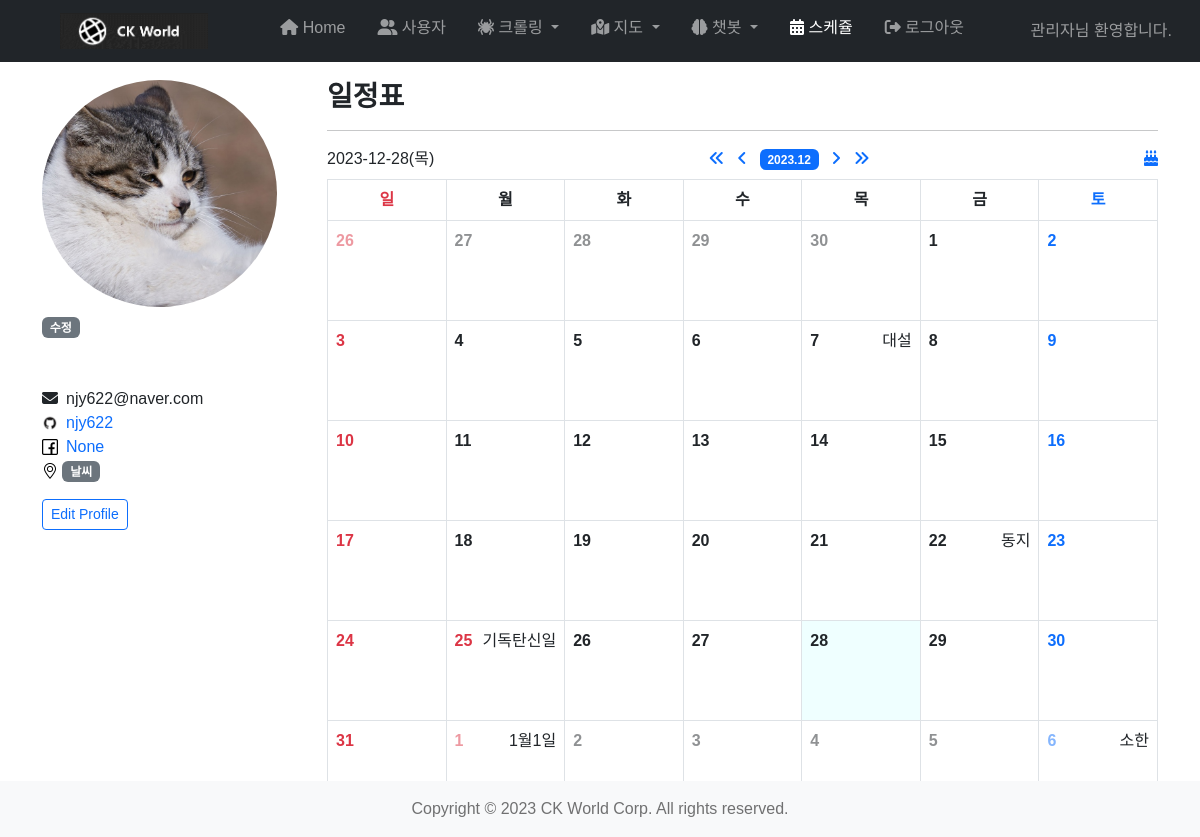
Page /schedule/calendar/this (signed in) on the committed database.
### tables this page shows
CREATE TABLE anniversary (
       aid integer primary key autoincrement,
       aname text not null,
       adate text not null,
       is_holiday int not null,
       uid text not null
);

### bp/schedule.py (the view)
@schdedule_bp.route('/calendar/<arrow>')
def calendar_func(arrow):
    today = date.today()
    date_name = '월 화 수 목 금 토 일'.split()[today.weekday()]
    year = today.year
    month = today.month
    today = f'{year}-{month:02d}-{today.day:02d}({date_name})'
    try:
        _ = session['uid']
    except:
        flash('로그인을 먼저 하세요.')
        return redirect('/user/login')
    try:
        _ = session['year']
        year = int(session['year'])
        month = int(session['month'])
    except:
        pass
    if arrow == 'left':
        month -= 1
        if month == 0:
            year, month = year - 1, 12
    elif arrow == 'right':
        month += 1
        if month == 13:
            year, month = year + 1, 1
    elif arrow == 'left2':
        year -= 1
    elif arrow == 'right2':
        year += 1
    session['year'] = str(year)
    session['month'] = str(month)
    first_day = date(year, month, 1)
    first_date = first_day.weekday()
    last_day = calendar.monthrange(year, month)[1]
    last_date = date(year, month, last_day).weekday()
    schedule_month = []
    number_of_weeks = 0
    week = []
    if first_date != 6:
        prev_sunday = first_day - timedelta(days=(first_date+1)%7)
        for i in range(first_date+1):
            oneday = prev_sunday + timedelta(days=i)
            week.append(su.gen_schday(oneday, month, session['uid']))
    for k, i in enumerate(range((first_date + 1) % 7, 7)):
        oneday = date(year, month, k+1)
        week.append(su.gen_schday(oneday, month, session['uid']))
    schedule_month.append(week)
    number_of_weeks += 1
    day = 8 - (first_date+1) % 7
    duration = last_day - day + 1
    count = duration // 7
    for i in range(count):
        week = []
        for k in range(7):
            oneday = date(year, month, i*7+k+day)
            week.append(su.gen_schday(oneday, month, session['uid']))
        schedule_month.append(week)
    number_of_weeks += count
    if count * 7 + day <= last_day:
        start_day = count * 7 + day
        week = []
        for i in range(7):
            oneday = date(year, month, start_day) + timedelta(days=i)
            week.append(su.gen_schday(oneday, month, session['uid']))
        schedule_month.append(week)
        number_of_weeks += 1
    time_list = su.gen_time()
    return render_template('schedule/calendar.html', menu=menu,
                           today=today, year=year, month=f'{month:02d}', timeList=time_list,
                           schedule_month=schedule_month, number_of_weeks=number_of_weeks)

### db_sqlite/anniversary_dao.py (called while the page is built)
def get_anniv_list(sdate, edate, uid):
    conn = sq.connect('./db_sqlite/test.db')
    cur = conn.cursor()
    if uid == 'adamin':
        sql = 'select * from anniversary where adate between ? and ? and uid=?'
    else:
        sql = "select * from anniversary where adate between ? and ? and (uid = 'admin' or uid=?)"
    cur.execute(sql, (sdate, edate, uid))
    rows = cur.fetchall()
    cur.close()
    conn.close()
    return rows

### db_sqlite/schedule_dao.py (called while the page is built)
def get_sched_list(params):
    conn = sq.connect('./db_sqlite/test.db')
    cur = conn.cursor()
    sql = 'select * from schedule where uid=? and sdate=? order by start_time'
    cur.execute(sql, params)        # (uid, sdate)
    rows = cur.fetchall()
    cur.close()
    conn.close()
    return rows

### util/sched_util.py (called while the page is built)
def gen_schday(d, session_month, session_uid):
    schday = {}
    schday['day'] = d.day      # 1 ~ 31
    schday['webDate'] = (d.weekday() + 1) % 7
    anniv_list = adao.get_anniv_list(d.strftime('%Y%m%d'), d.strftime('%Y%m%d'), session_uid)
    schday['isHoliday'] = 0
    for anniv in anniv_list:
        if anniv[3] == 1:
            schday['isHoliday'] = 1
            break
    schday['isOtherMonth'] = 1 if d.month != session_month else 0
    schday['sdate'] = d.strftime('%Y%m%d')
    schday['annivList'] = anniv_list
    sched_list = sdao.get_sched_list((session_uid, d.strftime('%Y%m%d')))
    schday['schedList'] = sched_list
    return schday

def gen_time():
    time_list = []
    for hour in range(0, 24):
        for minute in [0, 30]:
            time_list.append(f'{hour:02d}:{minute:02d}')
    return time_list

### templates/schedule/calendar.html (shortened to what this page needs)
{% extends "base.html" %}
{% block subtitle %}일정표{% endblock %}
{% block content %}
    <div class="d-flex justify-content-between">
        <div>{{today}}</div>
        <div>
            <a href="/schedule/calendar/left2"><i class="fa-solid fa-angles-left"></i></a>
            <a href="/schedule/calendar/left"><i class="fa-solid fa-angle-left ms-2"></i></a>
            <span class="badge bg-primary mx-2">{{year}}.{{month}}</span>
            <a href="/schedule/calendar/right"><i class="fa-solid fa-angle-right me-2"></i></a>
            <a href="/schedule/calendar/right2"><i class="fa-solid fa-angles-right"></i></a>
        </div>
        <div>
            <a href="#" onclick="addAnniversary()"><i class="fa-solid fa-cake-candles"></i></a>
        </div>
    </div>
    <table class="table table-bordered mt-2">
        <tr>
            <th class="text-danger">일</th>
            <th>월</th><th>화</th><th>수</th><th>목</th><th>금</th>
            <th class="text-primary">토</th>
        </tr>
        {% for week in schedule_month %}
        <tr>
            {% for day in week %}
            <td style="height: {{600/number_of_weeks}}px;{% if today.replace('-','')[:8] == day.sdate %}background-color: #efffff;{% endif %}"
			 onclick="cellClick({{day.sdate}})">
                <div class="d-flex justify-content-between">
                {% if day.isOtherMonth == 1 %}
                    {% if day.webDate == 0 or day.isHoliday == 1 %}
                        <div class="text-danger" style="opacity: 0.5;"><strong>{{day.day}}</strong></div>
                    {% else %}
                        {% if day.webDate == 6 %}
                            <div class="text-primary" style="opacity: 0.5;"><strong>{{day.day}}</strong></div>
                        {% else %}
                            <div style="opacity: 0.5;"><strong>{{day.day}}</strong></div>
                        {% endif %}
                    {% endif %}
                {% else %}
                    {% if day.webDate == 0 or day.isHoliday == 1 %}
                        <div class="text-danger"><strong>{{day.day}}</strong></div>
                    {% else %}
                        {% if day.webDate == 6 %}
                            <div class="text-primary"><strong>{{day.day}}</strong></div>
                        {% else %}
                            <div><strong>{{day.day}}</strong></div>
                        {% endif %}
                    {% endif %}
                {% endif %}
                    <div>
                    {% for anniv in day.annivList %}
                        <span onclick="annivClick({{anniv[0]}})">{{anniv[1]}}</span>
                    {% endfor %}
                    </div>
                </div>
            </td>
            {% endfor %}
        </tr>
        {% endfor %}
    </table>
{% endblock %}

### templates/base.html (shortened to what this page needs)
<!DOCTYPE html>
<html lang="ko">
<head>
    <link href="https://cdn.jsdelivr.net/npm/bootstrap@5.2.3/dist/css/bootstrap.min.css" rel="stylesheet">
</head>
<body>
    <nav class="navbar navbar-expand-sm bg-dark navbar-dark fixed-top">
        <div class="container-fluid">
            <ul class="navbar-nav">
                <a class="navbar-brand mx-5" href="#"><img src="{{url_for('static', filename='data/ck-logo.png')}}" height="36"></a>
                <li class="nav-item ms-3">
                    <a class="nav-link {% if menu.ho %}active{% endif %}" href="{% if menu.ho %}#{% else %}/{% endif %}"><i class="fas fa-home"></i> Home</a>
                </li>
                <li class="nav-item ms-3">
                    <a class="nav-link {% if menu.us %}active{% endif %}" href="/user"><i class="fas fa-user-friends"></i> 사용자</a>
                </li>
                <li class="nav-item dropdown ms-3">
                    <a class="nav-link dropdown-toggle {% if menu.cr %}active{% endif %}" href="#" data-bs-toggle="dropdown">
                        <i class="fa-solid fa-spider"></i> 크롤링
                    </a>
                </li>
                <li class="nav-item dropdown ms-3">
                    <a class="nav-link dropdown-toggle {% if menu.ma %}active{% endif %}" href="#" data-bs-toggle="dropdown">
                        <i class="fa-solid fa-map-location-dot"></i> 지도
                    </a>
                </li>
                <li class="nav-item dropdown ms-3">
                    <a class="nav-link dropdown-toggle {% if menu.cb %}active{% endif %}" href="#" data-bs-toggle="dropdown">
                        <i class="fa-solid fa-brain"></i> 챗봇
                    </a>
                </li>
                <li class="nav-item ms-3">
                    <a class="nav-link {% if menu.sc %}active{% endif %}" href="{% if menu.sc %}#{% else %}/schedule/calendar/this{% endif %}"><i class="fa-solid fa-calendar-days"></i> 스케쥴</a>
                </li>
                <li class="nav-item ms-3">
                    {% if session['uid'] %}
                        <a class="nav-link" href="/user/logout"><i class="fas fa-sign-out-alt"></i> 로그아웃</a>
                    {% else %}
                        <a class="nav-link" href="/user/login"><i class="fas fa-sign-in-alt"></i> 로그인</a>
                    {% endif %}
                </li>
            </ul>
            <span class="navbar-text me-3">
                {% if session['uid'] %}
                    {{ session['uname'] }}님 환영합니다.
                {% endif %}
            </span>
        </div>
    </nav>
    <div class="container" style="margin-top:80px">
        <div class="row">
            <div class="col-3">
                <a href="javascript:changeProfile()">
                    <img id="profile" src="{{url_for('static', filename='data/profile.png')}}" class="rounded-circle" width="90%">
                </a>
                <div class="mt-2">
                    <a href="javascript:changeQuote()"><span class="badge bg-secondary">수정</span></a>
                </div>
                <div class="mt-5">
                    <i class="fa fa-envelope me-2"></i>njy622@naver.com<br>
                    <img src="{{url_for('static', filename='data/github.png')}}" height="16" class="me-2"><a href="#">njy622</a><br>
                    <img src="{{url_for('static', filename='data/facebook.png')}}" height="16" class="me-2"><a href="#">None</a><br>
                    <a href="#" onclick="changeAddr(); return false;">
                        <img src="{{url_for('static', filename='data/addr.png')}}" height="16">
                    </a>
                        <a href="javascript:changeWeather()"><span class="badge bg-secondary">날씨</span></a>
                    <button class="btn btn-sm btn-outline-primary mt-3">Edit Profile</button>
                </div>
            </div>
            <div class="col-9">
                <h3><strong>{% block subtitle %}{% endblock %}</strong></h3>
                <hr>
                {% block content %}{% endblock %}
            </div>
        </div>
    </div>
    <nav class="navbar navbar-expand-sm bg-light fixed-bottom">
        <div class="container-fluid justify-content-center">
            <span class="navbar-text">
                Copyright &copy; 2023 CK World Corp. All rights reserved.
            </span>
        </div>
    </nav>
</body>
</html>

### templates/base.html (style rules this page uses)
* { font-family: 'Noto Sans KR', sans-serif; }
a { text-decoration: none; }

### templates/schedule/calendar.html (style rules this page uses)
th { text-align: center; width: 14.28%; }

### rows in the picture
anniversary: aname "대설"
anniversary: aname "동지"
anniversary: aname "기독탄신일"
anniversary: aname "1월1일"
anniversary: aname "소한"

### other values in the picture
{{ session['uname'] }} "관리자"
{{ today }} "2023-12-28(목)"
{{ year }} "2023"
{{ month }} "12"
{{ day.day }} "26" "1"
{{ day.day }} "27" "28" "29" "30" "2" "3" "4" "5"
{{ day.day }} "1" "4" "5" "6" "7" "8" "11" "12" "13" "14" "15" "18" "19" "20" "21" "22" "26" "27" "28" "29"
{{ day.day }} "2" "9" "16" "23" "30"
{{ day.day }} "3" "10" "17" "24" "25" "31"
{{ day.day }} "6"
